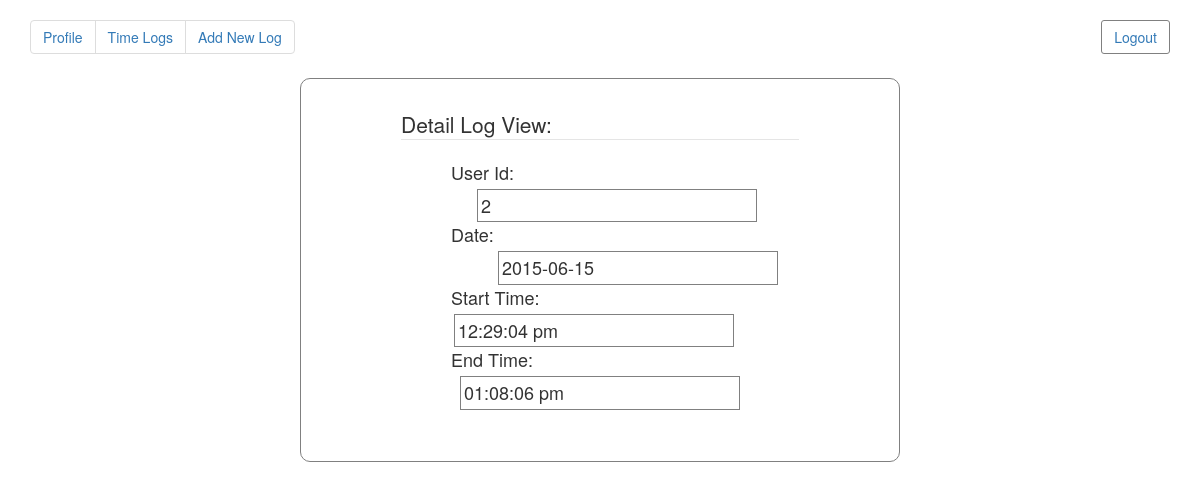
Page /detailview.php?record_id=21 (signed in) on the committed database.
### tables this page shows
CREATE TABLE IF NOT EXISTS `time_logs` (
  `sl_no` int(11) NOT NULL AUTO_INCREMENT,
  `user_id` int(11) DEFAULT NULL,
  `dates` date DEFAULT NULL,
  `start_time` varchar(50) DEFAULT NULL,
  `end_time` varchar(50) DEFAULT NULL,
  PRIMARY KEY (`sl_no`)
);

### detailview.php (the view, shortened to what this page needs)
<?php
	if($_SESSION['user_name'] != ''){
		if($_GET['record_id'] != ''){
			$record_id = $_GET['record_id'];
		}else{
			$record_id = $_COOKIE['record_id'];
		}
		$result = mysql_query("SELECT * FROM `time_logs` WHERE sl_no = '$record_id'");
		$r = mysql_fetch_assoc($result);
?>
<!DOCTYPE html>
<html>
	<head>
	  <link rel="stylesheet" href="http://maxcdn.bootstrapcdn.com/bootstrap/3.3.4/css/bootstrap.min.css">
	</head>
	<body>
		<div class="container">
		  <ul class="pagination">
			<li><a href="homepage.php"> Profile </a></li>
			<li><a href="timelog.php"> Time Logs </a></li>
			<li><a href="addlog.php"> Add New Log</a></li>
		  </ul>
		  <button class="btn">
			<a href="logout.php"> Logout </a>
		  </button>
		</div>
		<div class="outside">
			<fieldset class="view">
				<legend> Detail Log View: </legend>
				<div class="field">
					User Id: <input type='text' class="txt" name='' value="<?php echo $r['user_id']; ?>" readonly style="margin-left:26px;">
				</div>
				<div class="field">
					Date: <input type='text' class="txt" name='' value="<?php echo $r['dates']; ?>" readonly style="margin-left:47px;">
				</div>
				<div class="field">
					Start Time: <input type='text' class="txt" name='' value="<?php echo $r['start_time']; ?>" readonly style="margin-left:3px;">
				</div>
				<div class="field">
					End Time: <input type='text' class="txt" name='' value="<?php echo $r['end_time']; ?>" readonly style="margin-left:9px;">
				</div>
				<br><br>
			</fieldset>
		</div>
	</body>
</html>
<?php
	}else{
		header('Location:login.php');
	}
?>

### detailview.php (style rules this page uses)
.view { margin-left:100px;margin-right:100px;margin-top: 30px;font-size:18px; }
.outside { border:1px solid gray;margin-left:300px;margin-right:300px;border-radius:10px; }
.field { margin-left:50px; }
.txt { padding:3px;border:1px solid gray;margin-top:3px;width:280px; }
.btn { float:right; margin-top:20px; border-radius:3px; background-color:white; border:1px solid gray; }

### rows in the picture
time_logs: user "2", dates "2015-06-15", start_time "12:29:04 pm", end_time "01:08:06 pm"
